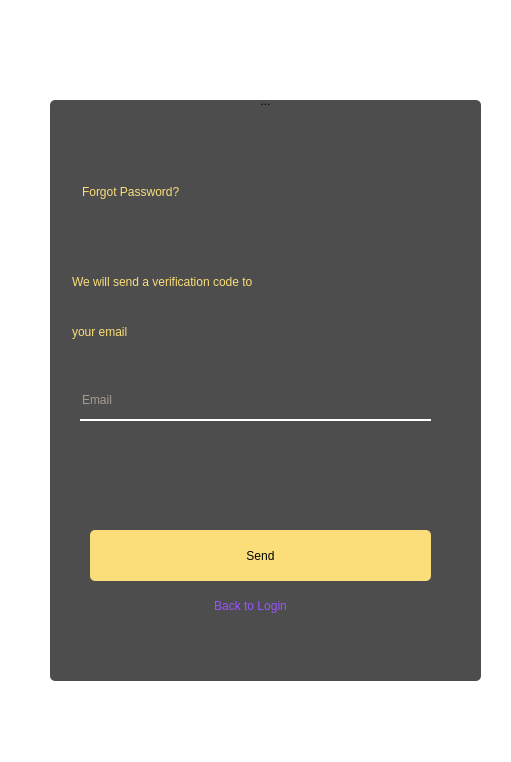
<?xml version="1.0" encoding="UTF-8"?>
<ui version="4.0">
 <class>wrapper</class>
 <widget class="QMainWindow" name="wrapper">
  <property name="geometry">
   <rect>
    <x>0</x>
    <y>0</y>
    <width>511</width>
    <height>762</height>
   </rect>
  </property>
  <property name="windowTitle">
   <string>MainWindow</string>
  </property>
  <property name="styleSheet">
   <string notr="true">background-image: url(:/images/assets/images/bg.jpg);</string>
  </property>
  <widget class="QWidget" name="centralwidget">
   <widget class="QFrame" name="frame">
    <property name="geometry">
     <rect>
      <x>50</x>
      <y>100</y>
      <width>431</width>
      <height>581</height>
     </rect>
    </property>
    <property name="styleSheet">
     <string notr="true">QFrame
{
	background:rgba(0,0,0,0.7);
	border-radius:5px;
}</string>
    </property>
    <property name="frameShape">
     <enum>QFrame::StyledPanel</enum>
    </property>
    <property name="frameShadow">
     <enum>QFrame::Raised</enum>
    </property>
    <widget class="QLineEdit" name="editEmail">
     <property name="geometry">
      <rect>
       <x>30</x>
       <y>280</y>
       <width>351</width>
       <height>41</height>
      </rect>
     </property>
     <property name="styleSheet">
      <string notr="true">QLineEdit
{
font: 75 italic 15pt &quot;Calibri&quot;;
background:transparent;
border:none;
color:rgb(255, 236, 213);
border-bottom:2px solid white;
}</string>
     </property>
     <property name="text">
      <string/>
     </property>
     <property name="placeholderText">
      <string>Email</string>
     </property>
    </widget>
    <widget class="QLineEdit" name="lineEdit_3">
     <property name="geometry">
      <rect>
       <x>30</x>
       <y>60</y>
       <width>395</width>
       <height>63</height>
      </rect>
     </property>
     <property name="styleSheet">
      <string notr="true">QLineEdit

{
background:transparent;
color:#fbdd7a;
border-radius:15px;
font: 75 Bold Italic 30pt &quot;Calibri&quot;;
	
}
</string>
     </property>
     <property name="text">
      <string>Forgot Password?</string>
     </property>
    </widget>
    <widget class="QLineEdit" name="lineEdit_5">
     <property name="geometry">
      <rect>
       <x>20</x>
       <y>150</y>
       <width>395</width>
       <height>63</height>
      </rect>
     </property>
     <property name="styleSheet">
      <string notr="true">QLineEdit

{
background:transparent;
color:#fbdd7a;
border-radius:15px;
font: 75  Italic 15pt &quot;Calibri&quot;;
	
}
</string>
     </property>
     <property name="text">
      <string>We will send a verification code to</string>
     </property>
    </widget>
    <widget class="QLineEdit" name="lineEdit_6">
     <property name="geometry">
      <rect>
       <x>20</x>
       <y>200</y>
       <width>395</width>
       <height>63</height>
      </rect>
     </property>
     <property name="styleSheet">
      <string notr="true">QLineEdit

{
background:transparent;
color:#fbdd7a;
border-radius:15px;
font: 75  Italic 15pt &quot;Calibri&quot;;
	
}
</string>
     </property>
     <property name="text">
      <string>your email</string>
     </property>
    </widget>
    <widget class="QPushButton" name="btnSend_Email">
     <property name="geometry">
      <rect>
       <x>40</x>
       <y>430</y>
       <width>341</width>
       <height>51</height>
      </rect>
     </property>
     <property name="mouseTracking">
      <bool>false</bool>
     </property>
     <property name="styleSheet">
      <string notr="true">QPushButton
{
background:#fbdd7a;
color:Black;
border-radius:5px;

	font: 75 italic 14pt &quot;Calibri&quot;;
}
QPushButton:hover
{
background:#fca22c;
color:Black;
border-radius:5px;
}</string>
     </property>
     <property name="text">
      <string>Send</string>
     </property>
    </widget>
    <widget class="QPushButton" name="btnViewLogin">
     <property name="geometry">
      <rect>
       <x>80</x>
       <y>490</y>
       <width>241</width>
       <height>31</height>
      </rect>
     </property>
     <property name="mouseTracking">
      <bool>false</bool>
     </property>
     <property name="styleSheet">
      <string notr="true">QPushButton
{
background:transparent;
color:#9955ff;
border-radius:15px;
font: 75 italic 10pt &quot;Calibri&quot;;
}
QPushButton:hover
{
color:green;
border-color: rgb(231, 138, 97);
border-radius:15px;
}</string>
     </property>
     <property name="text">
      <string>Back to Login</string>
     </property>
    </widget>
    <widget class="QLabel" name="labelError">
     <property name="geometry">
      <rect>
       <x>40</x>
       <y>340</y>
       <width>331</width>
       <height>61</height>
      </rect>
     </property>
     <property name="styleSheet">
      <string notr="true">color: rgb(255, 255, 255);
background-color: rgb(255, 255, 255,0);</string>
     </property>
     <property name="text">
      <string/>
     </property>
    </widget>
   </widget>
   <widget class="QToolButton" name="toolButton">
    <property name="geometry">
     <rect>
      <x>600</x>
      <y>50</y>
      <width>171</width>
      <height>201</height>
     </rect>
    </property>
    <property name="styleSheet">
     <string notr="true">QToolButton
{
background:transparent;

border-radius:15px;
}</string>
    </property>
    <property name="text">
     <string>...</string>
    </property>
    <property name="icon">
     <iconset>
      <normaloff>Question-Mark.jpg</normaloff>Question-Mark.jpg</iconset>
    </property>
    <property name="iconSize">
     <size>
      <width>800</width>
      <height>800</height>
     </size>
    </property>
    <property name="checkable">
     <bool>false</bool>
    </property>
    <property name="autoRepeat">
     <bool>false</bool>
    </property>
    <property name="autoExclusive">
     <bool>false</bool>
    </property>
   </widget>
   <widget class="QGraphicsView" name="bgImage">
    <property name="geometry">
     <rect>
      <x>-10</x>
      <y>-10</y>
      <width>531</width>
      <height>811</height>
     </rect>
    </property>
    <property name="styleSheet">
     <string notr="true">background-image: url(:/images/assets/images/bg.jpg);</string>
    </property>
   </widget>
   <widget class="QToolButton" name="toolButton_2">
    <property name="geometry">
     <rect>
      <x>190</x>
      <y>50</y>
      <width>151</width>
      <height>101</height>
     </rect>
    </property>
    <property name="styleSheet">
     <string notr="true">QToolButton
{
background:transparent;

border-radius:15px;
}</string>
    </property>
    <property name="text">
     <string>...</string>
    </property>
    <property name="icon">
     <iconset>
      <normaloff>assets/images/forgot_icon.jpg</normaloff>assets/images/forgot_icon.jpg</iconset>
    </property>
    <property name="iconSize">
     <size>
      <width>500</width>
      <height>500</height>
     </size>
    </property>
    <property name="checkable">
     <bool>false</bool>
    </property>
    <property name="autoRepeat">
     <bool>false</bool>
    </property>
    <property name="autoExclusive">
     <bool>false</bool>
    </property>
   </widget>
   <zorder>bgImage</zorder>
   <zorder>frame</zorder>
   <zorder>toolButton</zorder>
   <zorder>toolButton_2</zorder>
  </widget>
 </widget>
 <resources>
  <include location="source.qrc"/>
 </resources>
 <connections/>
</ui>
